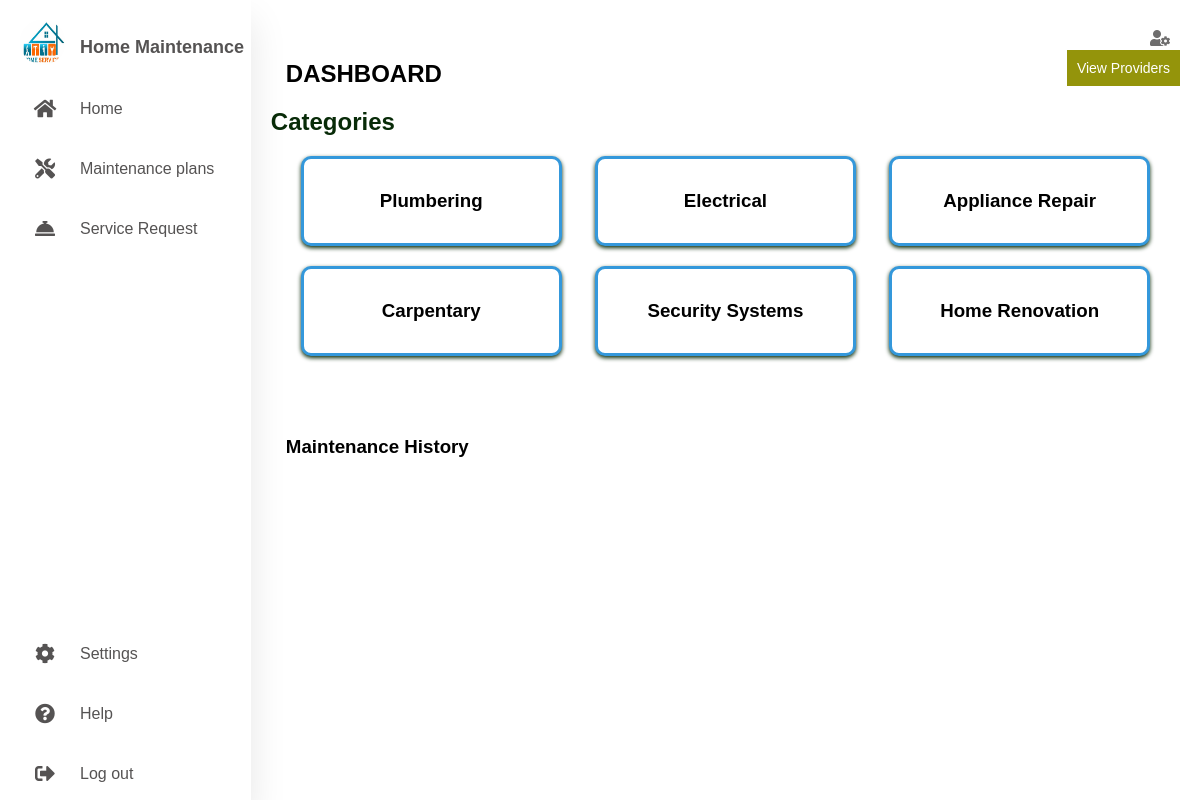
The app's page /g_view/dash.php with its own data.
### tables this page shows
CREATE TABLE `servicecategories` (
  `category_id` int NOT NULL,
  `category_name` varchar(255) DEFAULT NULL,
  `description` text
);

### action/get_all_categories.php (called while the page is built)
<?php
require_once('../settings/connection.php');
function getAllCategories() {
    global $conn;
    $query = "SELECT * FROM servicecategories";
    $result = mysqli_query($conn, $query);
    $categories = [];
    while ($row = mysqli_fetch_assoc($result)) {
        $categories[] = $row;
    }
    return $categories;
}
?>

### g_view/dash.php (the view, shortened to what this page needs)
<?php
require_once('../action/get_all_categories.php');
$categories=getAllCategories();
$UserName1 = $_SESSION['fname'];
$UserName2 = $_SESSION['lname'];
?>
<!DOCTYPE html>
<html lang="en">
  <head>
    <link rel="stylesheet" href="../g_css/dash_style.css" />
    <link
      rel="stylesheet"
      href="https://cdnjs.cloudflare.com/ajax/libs/font-awesome/5.15.4/css/all.min.css"
    />
  </head>
  <body>
    <div class="container">
      <nav>
        <ul>
          <li>
            <a href="#" class="logo">
              <img src="../g_img/logo.png" alt="" />
              <span id="name" class="nav-item">Home Maintenance</span>
            </a>
          </li>
          <li>
            <a href="#">
              <i class="fas fa-home"></i>
              <span class="nav-item">Home</span>
            </a>
          </li>
          <li>
            <a href="../g_view/maintenancePlans.php">
            <i class="fas fa-tools"></i>
            <span class="nav-item">Maintenance plans</span>
            </a>
          </li>
          <li>
            <a href="../g_view/manageservices.php">
              <i class="fas fa-concierge-bell"></i>
              <span class="nav-item">Service Request</span>
            </a>
          </li>
          <li>
            <a href="../g_view/setting.php" class="settings">
              <i class="fas fa-cog"></i>
              <span class="nav-item">Settings</span>
            </a>
          </li>
          <li>
            <a href="../g_view/dash_help.php" class="help">
              <i class="fas fa-question-circle"></i>
              <span class="nav-item">Help</span>
            </a>
          </li>
          <li>
            <a href="../g_view/home.php" class="logout">
              <i class="fas fa-sign-out-alt"></i>
              <span class="nav-item">Log out</span>
            </a>
          </li>
        </ul>
      </nav>
      <section class="main">
        <div class="main-top">
              <h1>DASHBOARD</h1>
              <i class="fas fa-user-cog"><?php echo $UserName1;?> <?php echo $UserName2;?></i>
          </div>
        <section class="main-task">
          <section class="upcoming-tasks">
            <h2 style="color: rgb(8, 43, 8);">categories</h2>
                <div class="dashboard">
                  <?php foreach ($categories as $category) : ?>
                          <div class="card" id="completion-rate-card">
                          <div onclick="showDescription('<?php echo $category['description']; ?>')">
                          <h3><?php echo $category['category_name']; ?></h3>
                          </div>
                          </div>
                  <?php endforeach; ?>
                </div>
            </section>
          <h1>Maintenance History</h1>
        </section>
      </section>
    </div>
     <div class="assign-chore-btn-container">
    <button id="assignChoreBtn" style="font-size: 14px; cursor: pointer; position:fixed; top: 50px; right: 20px; padding: 10px; background:  rgb(148, 148, 11); color: #ffffff;" onclick="window.location.href = '../g_view/viewprovider.php';">View Providers</button>
    </div>
  </body>
</html>

### g_css/dash_style.css (style rules this page uses)
* { margin: 0; padding: 0; outline: none; border: none; text-decoration: none; box-sizing: border-box; font-family: 'League Spartan', sans-serif; }
body { min-height: 100vh; }
.main-top h1 { font-family: 'League Spartan', sans-serif; }
.container { display: flex; }
nav { position: relative; top: 0; bottom: 0; height: 100vh; left: 0; width: 320px; background: #fff; overflow: hidden; box-shadow: 0 20px 35px rgba(0, 0, 0, 0.1); }
.logo { text-align: center; display: flex; margin: 10px 0 0 10px; }
.logo img { width: 45px; height: 45px; border-radius: 50%; }
.logo span { font-weight: bold; padding-left: 15px; font-size: 18px; margin-top: 5px; }
a { position: relative; color: rgb(85, 83, 83); font-style: 14px; display: table; width: 280px; padding: 10px; }
nav .fas { position: relative; width: 70px; height: 40px; top: 14px; font-size: 20px; text-align: center; }
.nav-item { position: relative; top: 12px; }
.logout { position: absolute; bottom: 0; }
.help { position: absolute; bottom: 60px; }
.settings { position: absolute; bottom: 120px; }
.main { position: relative; padding: 20px; width: 100%; height: 100vh; overflow: auto; }
.main h1 { margin-left: 15px; margin-top: 40px; }
.main-top { display: flex; width: 100%; }
.main-top i { position: absolute; right: 0; margin: 10px 30px; color: rgb(110, 109, 109); cursor: pointer; }
.main-task { margin-top:20px ; text-transform: capitalize; }

### g_view/dash.php (style rules this page uses)
.upcoming-tasks { width: 100%; border-collapse: collapse; margin-bottom: 0px; max-height: 350px; }
.card { background-color: #fff; border-radius: 10px; box-shadow: 0 2px 4px rgb(8, 43, 8); padding: 20px; margin: 0 10px; flex: 1 0 30%; max-width: 30%; text-align: center; border: 3px solid; margin-bottom: 20px; height: 90px; display: flex; flex-direction: column; justify-content: center; }
.dashboard { display: flex; flex-wrap: wrap; justify-content: space-between; padding: 20px; margin-bottom: 0px; }
#completion-rate-card { border-color: #3498db; }
.card h3 { margin-bottom: 0px; }

### records on screen
servicecategories: category_name "Plumbering"
servicecategories: category_name "Electrical"
servicecategories: category_name "Appliance Repair"
servicecategories: category_name "Carpentary"
servicecategories: category_name "Security Systems"
servicecategories: category_name "Home Renovation"
